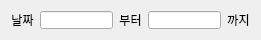
       <widget class="QWidget" name="horizontalLayoutWidget_9">
        <property name="geometry">
         <rect>
          <x>190</x>
          <y>180</y>
          <width>261</width>
          <height>21</height>
         </rect>
        </property>
        <layout class="QHBoxLayout" name="horizontalLayout4_3">
         <item>
          <widget class="QLabel" name="label4_3">
           <property name="sizePolicy">
            <sizepolicy hsizetype="Fixed" vsizetype="Fixed">
             <horstretch>0</horstretch>
             <verstretch>0</verstretch>
            </sizepolicy>
           </property>
           <property name="font">
            <font>
             <pointsize>9</pointsize>
             <stylestrategy>PreferAntialias</stylestrategy>
            </font>
           </property>
           <property name="text">
            <string>날짜</string>
           </property>
           <property name="alignment">
            <set>Qt::AlignCenter</set>
           </property>
          </widget>
         </item>
         <item>
          <widget class="QLineEdit" name="start_date4">
           <property name="sizePolicy">
            <sizepolicy hsizetype="Ignored" vsizetype="Ignored">
             <horstretch>0</horstretch>
             <verstretch>0</verstretch>
            </sizepolicy>
           </property>
           <property name="inputMethodHints">
            <set>Qt::ImhDigitsOnly</set>
           </property>
           <property name="text">
            <string/>
           </property>
           <property name="alignment">
            <set>Qt::AlignCenter</set>
           </property>
           <property name="readOnly">
            <bool>true</bool>
           </property>
          </widget>
         </item>
         <item>
          <widget class="QLabel" name="label4_4">
           <property name="sizePolicy">
            <sizepolicy hsizetype="Fixed" vsizetype="Fixed">
             <horstretch>0</horstretch>
             <verstretch>0</verstretch>
            </sizepolicy>
           </property>
           <property name="font">
            <font>
             <pointsize>9</pointsize>
             <stylestrategy>PreferAntialias</stylestrategy>
            </font>
           </property>
           <property name="text">
            <string>부터</string>
           </property>
           <property name="alignment">
            <set>Qt::AlignCenter</set>
           </property>
          </widget>
         </item>
         <item>
          <widget class="QLineEdit" name="end_date4">
           <property name="sizePolicy">
            <sizepolicy hsizetype="Ignored" vsizetype="Ignored">
             <horstretch>0</horstretch>
             <verstretch>0</verstretch>
            </sizepolicy>
           </property>
           <property name="inputMethodHints">
            <set>Qt::ImhDigitsOnly</set>
           </property>
           <property name="text">
            <string/>
           </property>
           <property name="alignment">
            <set>Qt::AlignCenter</set>
           </property>
           <property name="readOnly">
            <bool>true</bool>
           </property>
          </widget>
         </item>
         <item>
          <widget class="QLabel" name="label4_5">
           <property name="sizePolicy">
            <sizepolicy hsizetype="Fixed" vsizetype="Fixed">
             <horstretch>0</horstretch>
             <verstretch>0</verstretch>
            </sizepolicy>
           </property>
           <property name="font">
            <font>
             <pointsize>9</pointsize>
             <stylestrategy>PreferAntialias</stylestrategy>
            </font>
           </property>
           <property name="text">
            <string>까지</string>
           </property>
           <property name="alignment">
            <set>Qt::AlignCenter</set>
           </property>
          </widget>
         </item>
        </layout>
       </widget>
